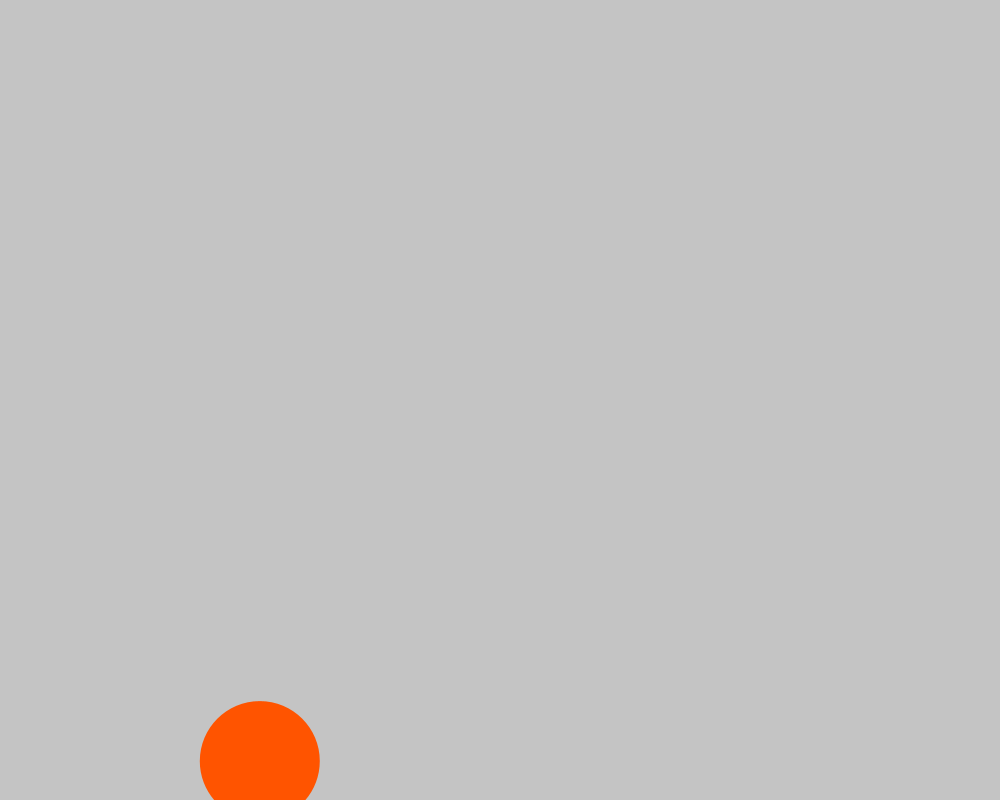
Frame 1 (no input)
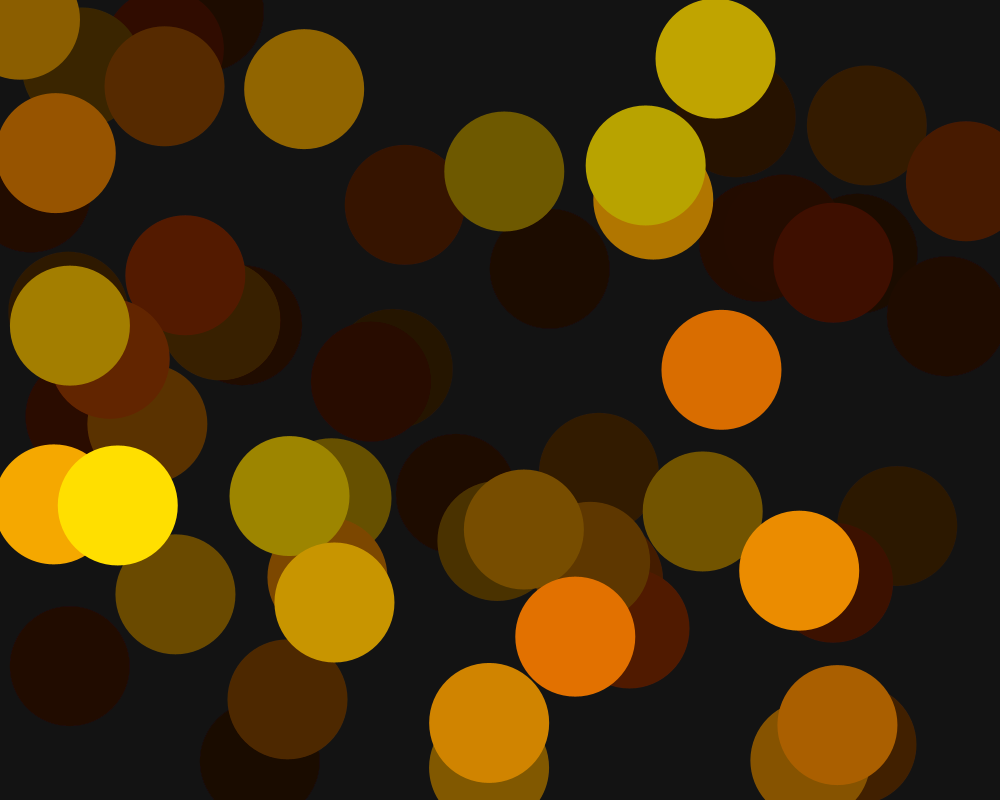
Frame 60 (the mouse pressed at the canvas centre just before this capture)
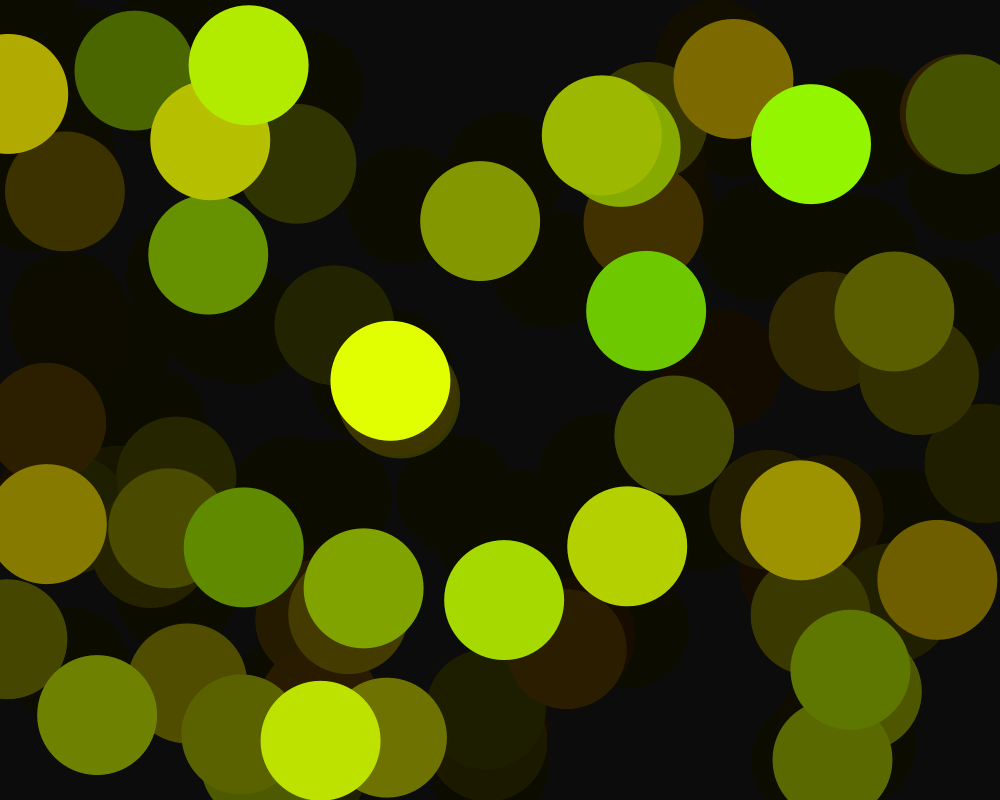
Frame 120 (the mouse held since frame 60 and released just before this capture)

The Processing sketch that drew these frames (run headless with seeded random() and noise(); from frame 60 on, the mouse is pressed at the canvas centre):

// Processing sketch: circles
// ── circles.pde
/*
Random circle drawer :D
*/

float _angle = 0;

void setup()
{
  size(1000,800);
}

void draw()
{ 
  //main functions!
  clearScene(); //controls bg
  _angle = setAngle(_angle,0.5); //controls color of circles(.5 = step)
  drawCircle(_angle); //controls circles
}



float setAngle(float angle,float step)
{
  //check angle value
  angle = angle + step;
  if(angle > 360)
  {
    angle = 0;
  }
  println(angle);
  return(angle);
}

void clearScene()
{
  //partial screen clear
  noStroke();
  fill(color(0,0,0,10));
  rect(0,0,1000,800);
}
 
void drawCircle(float angle)
{
  //draw random circle
  noStroke();
  colorMode(HSB,360,100,100);
  float hue = random(angle,angle+30);
  float sat = random(100,100);
  float bri = random(150,150);
  color circle_color = color(hue,sat,bri);
  fill(circle_color);
  circle(random(1000),random(800),120);
  //fill(color(random(200),random(0),random(255)));
  //fill(color(255,255,255));
  //circle(mouseX,mouseY,100);
}
